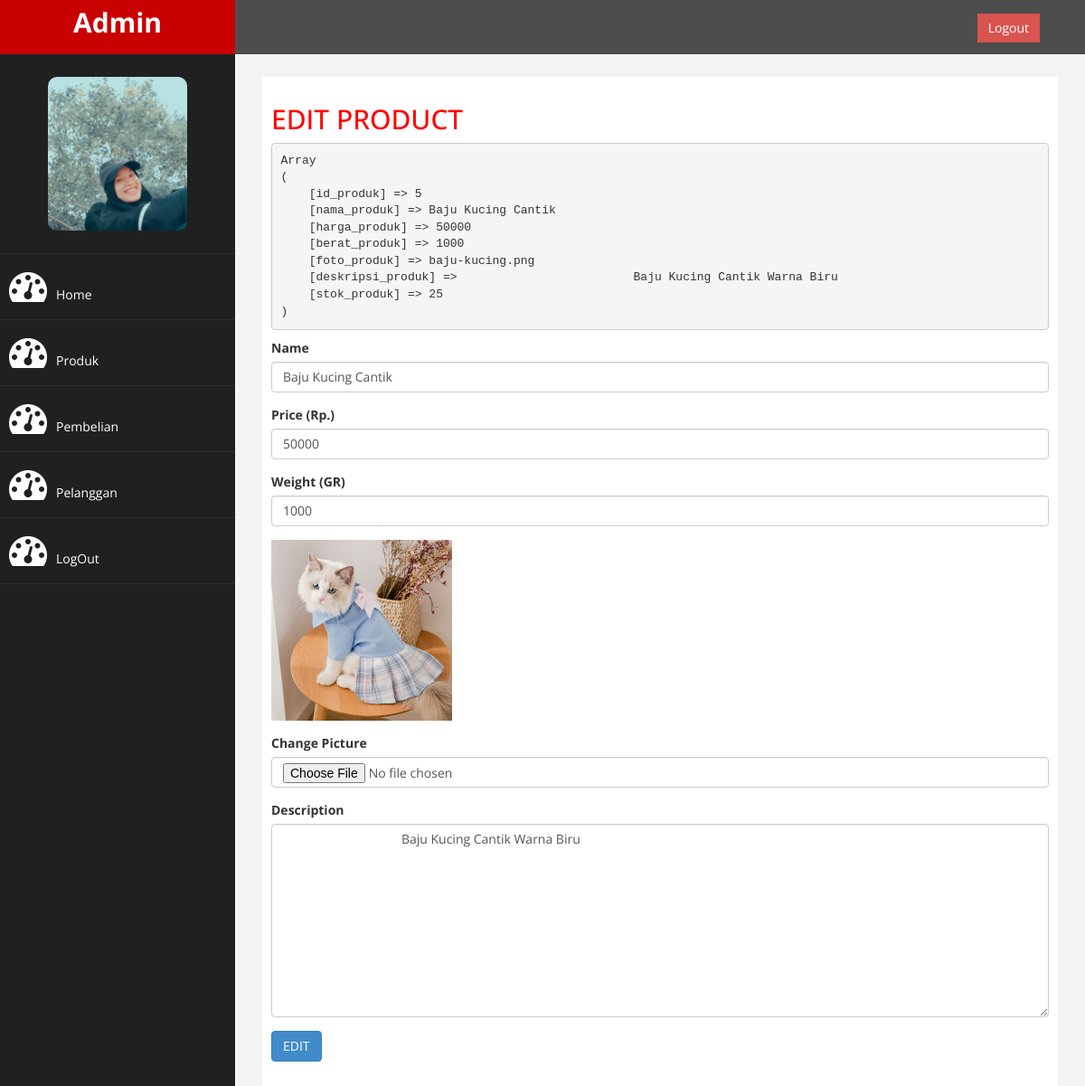
The app's page /admin/index.php?halaman=ubahproduk&id=5 (signed in) with its own data.
### tables this page shows
CREATE TABLE `produk` (
  `id_produk` int(11) NOT NULL,
  `nama_produk` varchar(100) NOT NULL,
  `harga_produk` int(11) NOT NULL,
  `berat_produk` int(11) NOT NULL,
  `foto_produk` varchar(100) NOT NULL,
  `deskripsi_produk` text NOT NULL,
  `stok_produk` int(100) NOT NULL
);

### admin/ubahproduk.php (the view, shortened to what this page needs)
<h2>EDIT PRODUCT</h2>
<?php
$ambil=$koneksi->query("SELECT * FROM produk WHERE id_produk='$_GET[id]'");
$pecah=$ambil->fetch_assoc();
echo "<pre>";
print_r($pecah);
echo "</pre>";
?>
<form method="post" enctype="multipart/form-data">
    <div class="form-group">
        <label>Name</label>
        <input type="text" class="form-control" Name="nama" value="<?php echo $pecah['nama_produk']?>">
    </div>
    <div class="form-group">
        <label>Price (Rp.)</label>
        <input type="Number" class="form-control" Name="harga" value="<?php echo $pecah['harga_produk']?>">
    </div>
    <div class="form-group">
        <label>Weight (GR)</label>
        <input type="number" class="form-control" Name="berat" value="<?php echo $pecah['berat_produk']?>">
    </div>
    <div class="form-group">
        <img src="fotoproduk/<?php echo $pecah['foto_produk']?>" width="200">
    </div>
    <div class="form-group">
        <label>Change Picture</label>
        <input type="file" class="form-control" Name="foto">
    </div>
    <div class="form-group">
        <label>Description</label>
        <textarea class="form-control" name="deskripsi" rows="10">
            <?php echo $pecah['deskripsi_produk']; ?>
        </textarea>
    </div>
    <button class="btn btn-primary" name="ubah">EDIT</button>
</form>

### admin/assets/css/custom.css (style rules this page uses)
body { font-family: 'Open Sans', sans-serif; }
h2 { color: #f00; }

### records on screen
produk: nama "Baju Kucing Cantik", harga "50000", berat "1000", foto_produk (picture), deskripsi "Baju Kucing Cantik Warna Biru"
